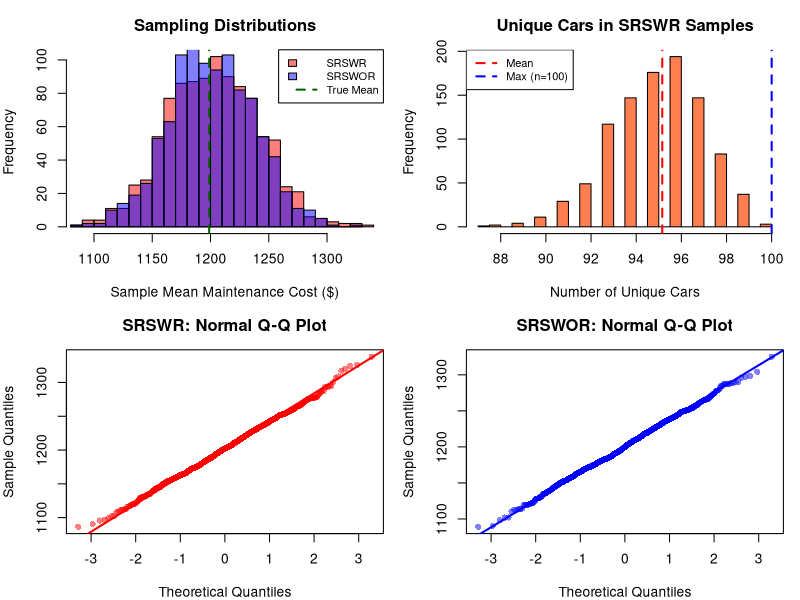

This figure's R source:
## ---- chunk 1
# Set seed for reproducibility
set.seed(363)

# 1. CREATE HYPOTHETICAL POPULATION
# ----------------------------------
N <- 1000  # Total population size (cars in district)

# Generate population data
population <- data.frame(
  car_id = 1:N,
  brand = sample(c("Toyota", "Honda", "Ford", "Chevrolet", "Nissan", 
                   "Hyundai", "Volkswagen", "BMW", "Mercedes", "Audi"),
                 N, replace = TRUE,
                 prob = c(0.15, 0.15, 0.12, 0.10, 0.10, 0.10, 0.10, 0.08, 0.05, 0.05)),
  age_years = round(rexp(N, rate = 0.15) + 1, 1),  # Exponential distribution
  mileage_km = round(rnorm(N, mean = 80000, sd = 40000)),
  fuel_type = sample(c("Petrol", "Diesel", "Electric", "Hybrid"),
                     N, replace = TRUE,
                     prob = c(0.50, 0.30, 0.10, 0.10)),
  annual_maintenance_cost = round(rnorm(N, mean = 1200, sd = 400))
)
## ---- chunk 2
# Ensure mileage is positive
population$mileage_km <- pmax(population$mileage_km, 5000)
View(population)

# Print population summary
cat("POPULATION SUMMARY\n")
cat("==================\n")
cat("Total cars (N):", N, "\n\n")

cat("Population Parameters:\n")
cat("Mean Age:", round(mean(population$age_years), 2), "years\n")
cat("Mean Mileage:", round(mean(population$mileage_km), 2), "km\n")
cat("Mean Annual Maintenance Cost: $", round(mean(population$annual_maintenance_cost), 2), "\n")
cat("SD Annual Maintenance Cost: $", round(sd(population$annual_maintenance_cost), 2), "\n\n")

## ---- chunk 3
# 2. SAMPLING PARAMETERS
# ----------------------
n <- 100  # Sample size
num_simulations <- 1000  # Number of simulations for comparison

cat("SAMPLING DESIGN\n")
cat("===============\n")
cat("Sample size (n):", n, "\n")
cat("Sampling fraction:", round(n/N, 3), "\n")
cat("Number of simulations:", num_simulations, "\n\n")
## ---- chunk 4
# 3. SINGLE SAMPLE COMPARISON
# ---------------------------
cat("SINGLE SAMPLE COMPARISON\n")
cat("========================\n\n")

# SRSWR - Simple Random Sample With Replacement
srswr_sample <- population[sample(1:N, n, replace = TRUE), ]

cat("SRSWR Sample:\n")
cat("Unique cars sampled:", length(unique(srswr_sample$car_id)), "\n")
cat("Duplicate cars:", n - length(unique(srswr_sample$car_id)), "\n")
cat("Mean maintenance cost: $", round(mean(srswr_sample$annual_maintenance_cost), 2), "\n\n")

# SRSWOR - Simple Random Sample Without Replacement
srswor_sample <- population[sample(1:N, n, replace = FALSE), ]

cat("SRSWOR Sample:\n")
cat("Unique cars sampled:", length(unique(srswor_sample$car_id)), "\n")
cat("Mean maintenance cost: $", round(mean(srswor_sample$annual_maintenance_cost), 2), "\n\n")

## ---- chunk 5
# 4. SIMULATION STUDY
# -------------------
cat("SIMULATION STUDY (", num_simulations, "iterations)\n")
cat("==========================================\n\n")

# Storage for simulation results
srswr_means <- numeric(num_simulations)
srswor_means <- numeric(num_simulations)
srswr_unique_counts <- numeric(num_simulations)

# Run simulations
for(i in 1:num_simulations) {
  # SRSWR
  srswr_idx <- sample(1:N, n, replace = TRUE)
  srswr_means[i] <- mean(population$annual_maintenance_cost[srswr_idx])
  srswr_unique_counts[i] <- length(unique(srswr_idx))
  
  # SRSWOR
  srswor_idx <- sample(1:N, n, replace = FALSE)
  srswor_means[i] <- mean(population$annual_maintenance_cost[srswor_idx])
}
## ---- chunk 6
# 5. RESULTS COMPARISON
# ---------------------
true_mean <- mean(population$annual_maintenance_cost)

cat("Sampling Distribution Results:\n")
cat("-------------------------------\n")
cat("True Population Mean: $", round(true_mean, 2), "\n\n")

cat("SRSWR Results:\n")
cat("  Mean of sample means: $", round(mean(srswr_means), 2), "\n")
cat("  Bias:", round(mean(srswr_means) - true_mean, 2), "\n")
cat("  Standard Error:", round(sd(srswr_means), 2), "\n")
cat("  Average unique cars:", round(mean(srswr_unique_counts), 1), "out of", n, "\n\n")

cat("SRSWOR Results:\n")
cat("  Mean of sample means: $", round(mean(srswor_means), 2), "\n")
cat("  Bias:", round(mean(srswor_means) - true_mean, 2), "\n")
cat("  Standard Error:", round(sd(srswor_means), 2), "\n")
cat("  Unique cars: Always", n, "(no duplicates)\n\n")

cat("Efficiency Comparison:\n")
cat("  Variance ratio (SRSWR/SRSWOR):", round(var(srswr_means)/var(srswor_means), 3), "\n")
cat("  SRSWOR is", round((1 - var(srswor_means)/var(srswr_means))*100, 1), "% more efficient\n\n")

## ---- chunk 7
# 6. THEORETICAL COMPARISON
# -------------------------
cat("THEORETICAL STANDARD ERRORS\n")
cat("===========================\n")
pop_sd <- sd(population$annual_maintenance_cost)
fpc <- sqrt((N - n)/(N - 1))  # Finite Population Correction

se_srswr_theoretical <- pop_sd / sqrt(n)
se_srswor_theoretical <- (pop_sd / sqrt(n)) * fpc

cat("SRSWR Theoretical SE: $", round(se_srswr_theoretical, 2), "\n")
cat("SRSWR Empirical SE: $", round(sd(srswr_means), 2), "\n\n")
cat("SRSWOR Theoretical SE: $", round(se_srswor_theoretical, 2), "\n")
cat("SRSWOR Empirical SE: $", round(sd(srswor_means), 2), "\n\n")
cat("FPC Factor:", round(fpc, 4), "\n\n")
## ---- chunk 8
# 7. VISUALIZATIONS
# -----------------
par(mfrow = c(2, 2), mar = c(4, 4, 3, 1))

# Plot 1: Sampling distributions
hist(srswr_means, breaks = 30, col = rgb(1, 0, 0, 0.5),
     main = "Sampling Distributions",
     xlab = "Sample Mean Maintenance Cost ($)",
     xlim = range(c(srswr_means, srswor_means)))
hist(srswor_means, breaks = 30, col = rgb(0, 0, 1, 0.5), add = TRUE)
abline(v = true_mean, col = "darkgreen", lwd = 2, lty = 2)
legend("topright", c("SRSWR", "SRSWOR", "True Mean"),
       fill = c(rgb(1, 0, 0, 0.5), rgb(0, 0, 1, 0.5), NA),
       border = c("black", "black", NA),
       lty = c(NA, NA, 2), lwd = c(NA, NA, 2),
       col = c(NA, NA, "darkgreen"), cex = 0.8)

# Plot 2: Unique cars in SRSWR
hist(srswr_unique_counts, breaks = 20, col = "coral",
     main = "Unique Cars in SRSWR Samples",
     xlab = "Number of Unique Cars",
     ylab = "Frequency")
abline(v = mean(srswr_unique_counts), col = "red", lwd = 2, lty = 2)
abline(v = n, col = "blue", lwd = 2, lty = 2)
legend("topleft", c("Mean", "Max (n=100)"),
       col = c("red", "blue"), lty = 2, lwd = 2, cex = 0.8)

# Plot 3: QQ plot comparison
qqnorm(srswr_means, main = "SRSWR: Normal Q-Q Plot",
       pch = 16, col = rgb(1, 0, 0, 0.5))
qqline(srswr_means, col = "red", lwd = 2)

# Plot 4: QQ plot SRSWOR
qqnorm(srswor_means, main = "SRSWOR: Normal Q-Q Plot",
       pch = 16, col = rgb(0, 0, 1, 0.5))
qqline(srswor_means, col = "blue", lwd = 2)

par(mfrow = c(1, 1))
## ---- chunk 9
# 8. KEY FINDINGS
# ---------------
cat("\nKEY FINDINGS\n")
cat("============\n")
cat("1. Both methods produce unbiased estimates\n")
cat("2. SRSWOR is more efficient (smaller variance)\n")
cat("3. SRSWR averages ~", round(mean(srswr_unique_counts), 0), 
    "unique cars per sample\n")
cat("4. FPC reduces SE for SRSWOR when sampling fraction is substantial\n")
cat("5. Both sampling distributions are approximately normal (CLT)\n")
